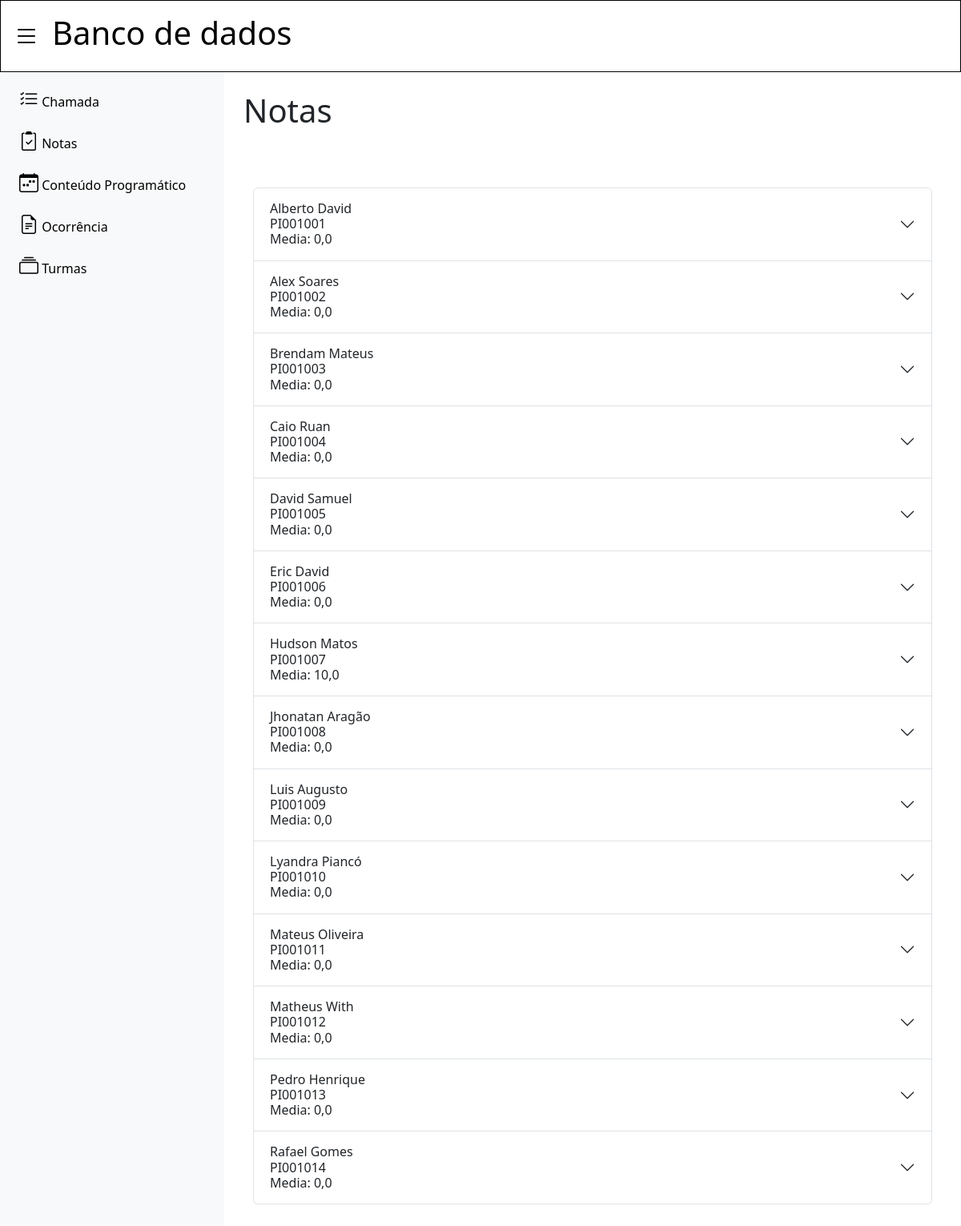
The app's page /notas/1/ with its own data.
### turmas/models.py (models this page shows)
class Materia(models.Model):
    nome=models.CharField(max_length=30)

class Aluno(models.Model):
    nome=models.CharField(max_length=30)
    matricula=models.CharField(max_length=10)
    turma=models.ForeignKey(Turma, on_delete=models.CASCADE)

### notas/models.py (models this page shows)
class Nota(models.Model):
    nota_1 = models.FloatField(default=0.0)
    nota_2 = models.FloatField(default=0.0)
    media = models.FloatField(default=0.0)
    aluno = models.ForeignKey(Aluno, on_delete=models.CASCADE)
    materia = models.ForeignKey(Materia, on_delete=models.CASCADE)

### notas/views.py (the view, shortened to what this page needs)
# urls.py: path('notas/<int:id>/', include('notas.urls')),
def notas(request, id):
    tpm = Relation_TPM.objects.get(pk=id)
    alunos = Aluno.objects.filter(turma_id=tpm.turma_id)
    materia = Materia.objects.get(pk=tpm.materia_id)
    notas = Nota.objects.filter(materia_id=materia.id)
    lista_notas = []
    for aluno in alunos:
        nota = notas.filter(aluno_id=aluno.id)
        if nota:
            lista_notas.append({'nota01': nota[0].nota_1, 'nota02': nota[0].nota_2, 'media': nota[0].media})
        else:
            lista_notas.append({'nota01': 0.0, 'nota02': 0.0, 'media': 0.0})
    aluno_notas = zip(alunos, lista_notas)
    relacao = {'id': id, 'alunos': aluno_notas, 'materia': materia}
    return render(request, 'notas.html', {'relacao': relacao})

### notas/templates/notas.html (shortened to what this page needs)
{% extends 'base.html' %}
{% load static %}
{% block 'header' %}
  <h1>{{ relacao.materia.nome }}</h1>
{% endblock %}
{% block 'dashboard' %}
<div class="container-md d-flex p-2 flex-column mb-3">
  <h1 class="mb-5">Notas</h1>
  <br>
  <div class="container-md">
    <div class="accordion" id="accordionExample">
      {% for aluno in relacao.alunos %}
        <div class="accordion-item">
          <h2 class="accordion-header">
            <button class="accordion-button collapsed" type="button" data-bs-toggle="collapse" data-bs-target="#collapse{{aluno.0.id}}" aria-expanded="true" aria-controls="collapse{{aluno.0.id}}">
              <div class="d-flex flex-column">
                <span>{{ aluno.0.nome }}</span>
                <span>{{ aluno.0.matricula }}</span>
                <div>Media: <span>{{ aluno.1.media }}</span></div>
              </div>
            </button>
          </h2>
        </div>
      {% endfor %}
    </div>
  </div>
</div>
{% endblock %}

### templates/static/general/css/base.css (style rules this page uses)
* { margin: 0; padding: 0; box-sizing: border-box; }
body { width: 100%; height: 100vh; margin: 0; padding: 0; }

### records on screen
Materia: materia.nome "Banco de dados"
Aluno: nome "Alberto David", matricula "PI001001", media "0,0"
Aluno: nome "Alex Soares", matricula "PI001002", media "0,0"
Aluno: nome "Brendam Mateus", matricula "PI001003", media "0,0"
Aluno: nome "Caio Ruan", matricula "PI001004", aluno "0,0"
Aluno: nome "David Samuel", matricula "PI001005", aluno "0,0"
Aluno: nome "Eric David", matricula "PI001006", aluno "0,0"
Aluno: nome "Hudson Matos", matricula "PI001007", media "10,0"
Aluno: nome "Jhonatan Aragão", matricula "PI001008", aluno "0,0"
Aluno: nome "Luis Augusto", matricula "PI001009", aluno "0,0"
Aluno: nome "Lyandra Piancó", matricula "PI001010", aluno "0,0"
Aluno: nome "Mateus Oliveira", matricula "PI001011", aluno "0,0"
Aluno: nome "Matheus With", matricula "PI001012", aluno "0,0"
Aluno: nome "Pedro Henrique", matricula "PI001013", aluno "0,0"
Aluno: nome "Rafael Gomes", matricula "PI001014", aluno "0,0"
